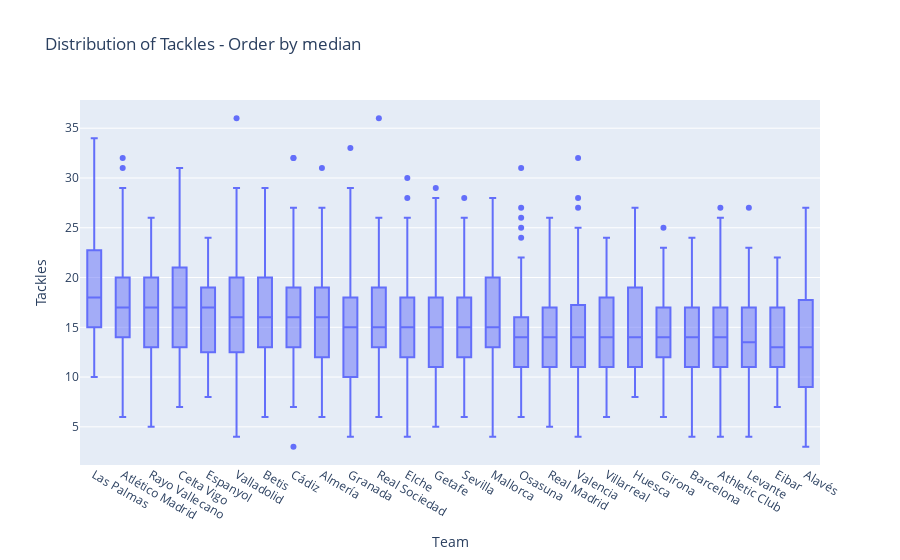
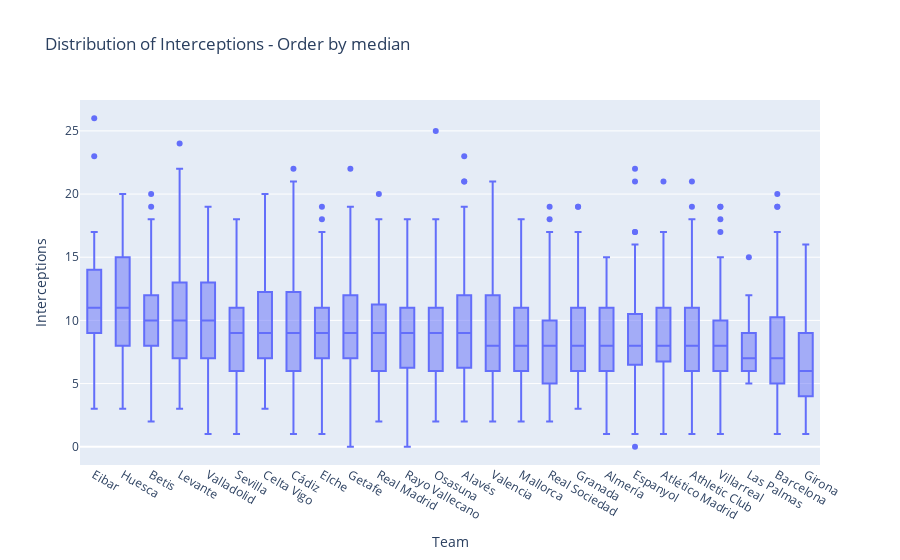

Notebook code for these charts, in order:
### Markdown cell above
## Defensive stats

### Code cell
# Define the stats columns
stats_columns = ['Tackles', 'Interceptions']

# Calculate the median for each stat
median_stats = db.groupby('Team')[stats_columns].median().reset_index()

# Sort the teams based on the median of Tackles in descending order
median_tackles_sorted = median_stats.sort_values(by='Tackles', ascending=False)

# Sort the teams based on the median of Tackles in descending order
median_interceptions_sorted = median_stats.sort_values(by='Interceptions', ascending=False)

# Create individual box plots for each stat
fig_tackles = px.box(db, x='Team', y='Tackles', title='Distribution of Tackles - Order by median',
                     category_orders={'Team': median_tackles_sorted['Team'].tolist()})

fig_interceptions = px.box(db, x='Team', y='Interceptions', title='Distribution of Interceptions - Order by median',
                           category_orders={'Team': median_interceptions_sorted['Team'].tolist()})

# Show the plots
fig_tackles.show()
fig_interceptions.show()

### Figure 1 — Plotly figure (JSON) as saved in the notebook; plotly's stock layout.template omitted (floating-point values rounded to 4 significant figures; data arrays with more than 128 entries replaced by an {"elided": "..."} marker saying what was removed)
{"data": [{"alignmentgroup": "True", "hovertemplate": "Team=%{x}<br>Tackles=%{y}<extra></extra>", "legendgroup": "", "marker": {"color": "#636efa"}, "name": "", "notched": false, "offsetgroup": "", "orientation": "v", "showlegend": false, "type": "box", "x": {"elided": "2660 str values"}, "x0": " ", "xaxis": "x", "y": {"elided": "2660 int values"}, "y0": " ", "yaxis": "y"}], "layout": {"boxmode": "group", "legend": {"tracegroupgap": 0}, "title": {"text": "Distribution of Tackles - Order by median"}, "xaxis": {"anchor": "y", "categoryarray": ["Las Palmas", "Atlético Madrid", "Rayo Vallecano", "Celta Vigo", "Espanyol", "Valladolid", "Betis", "Cádiz", "Almería", "Granada", "Real Sociedad", "Elche", "Getafe", "Sevilla", "Mallorca", "Osasuna", "Real Madrid", "Valencia", "Villarreal", "Huesca", "Girona", "Barcelona", "Athletic Club", "Levante", "Eibar", "Alavés"], "categoryorder": "array", "domain": [0, 1], "title": {"text": "Team"}}, "yaxis": {"anchor": "x", "domain": [0, 1], "title": {"text": "Tackles"}}}}

### Figure 2 — Plotly figure (JSON) as saved in the notebook; plotly's stock layout.template omitted (floating-point values rounded to 4 significant figures; data arrays with more than 128 entries replaced by an {"elided": "..."} marker saying what was removed)
{"data": [{"alignmentgroup": "True", "hovertemplate": "Team=%{x}<br>Interceptions=%{y}<extra></extra>", "legendgroup": "", "marker": {"color": "#636efa"}, "name": "", "notched": false, "offsetgroup": "", "orientation": "v", "showlegend": false, "type": "box", "x": {"elided": "2660 str values"}, "x0": " ", "xaxis": "x", "y": {"elided": "2660 int values"}, "y0": " ", "yaxis": "y"}], "layout": {"boxmode": "group", "legend": {"tracegroupgap": 0}, "title": {"text": "Distribution of Interceptions - Order by median"}, "xaxis": {"anchor": "y", "categoryarray": ["Eibar", "Huesca", "Betis", "Levante", "Valladolid", "Sevilla", "Celta Vigo", "Cádiz", "Elche", "Getafe", "Real Madrid", "Rayo Vallecano", "Osasuna", "Alavés", "Valencia", "Mallorca", "Real Sociedad", "Granada", "Almería", "Espanyol", "Atlético Madrid", "Athletic Club", "Villarreal", "Las Palmas", "Barcelona", "Girona"], "categoryorder": "array", "domain": [0, 1], "title": {"text": "Team"}}, "yaxis": {"anchor": "x", "domain": [0, 1], "title": {"text": "Interceptions"}}}}
